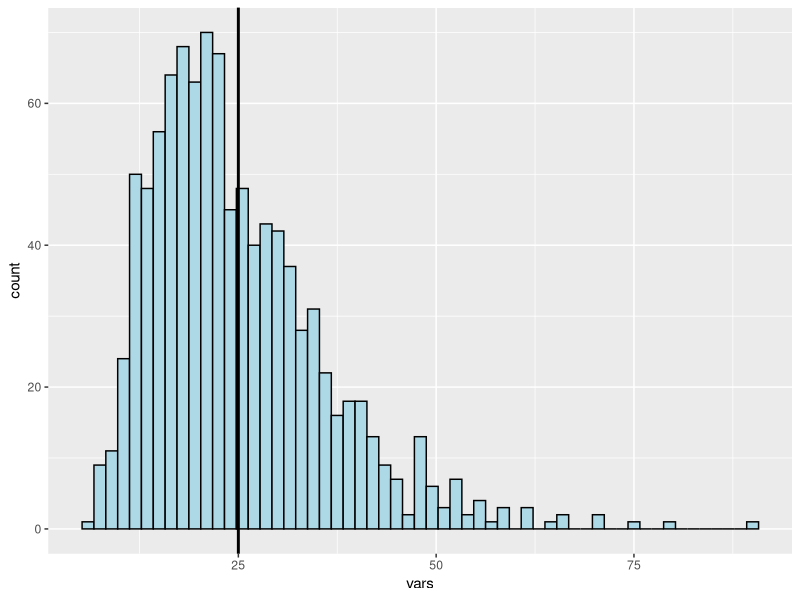

The R source for this figure:
library(ggplot2)
lambda = 0.2
nosim <- 1000
n <- 40
nums<-matrix(rexp(nosim * n,lambda),nosim)
dat <- data.frame(vars = apply(nums,1,var),means=apply(nums,1,mean))
t_mean<-1/lambda
t_var<-1/lambda^2
#PLOT MEAN
g <- ggplot(dat, aes(x = means)) + geom_histogram( binwidth=.2, colour = "black",fill = "lightblue") 
g <- g + geom_vline(xintercept = t_mean, size = 1)

#PLOT VAR
g <- ggplot(dat, aes(x = vars)) + geom_histogram(binwidth=1.5, colour = "black",fill = "lightblue") 
g <- g + geom_vline(xintercept = t_var, size = 1)


s_means<-rnorm(nosim, mean = t_mean, sd =  sd(dat$means))
s_vars<-rnorm(nosim, mean = t_var, sd =  sd(dat$vars))

#t_test
t.test(dat$means,s_means,paired=FALSE)
t_mean = 1.2062
t.test(dat$vars,s_vars,paired=FALSE)
t_var= -0.2278



#z_test
d_mean<-mean(dat$means)-mean(s_means)
s_mean<-sd(dat$means)-sd(s_means)
d_mean+c(-1,1)*qnorm(.05)*s_mean/sqrt(nosim)

d_var<-mean(dat$vars)-mean(s_vars)
s_var<-sd(dat$vars)-sd(s_vars)
d_var+c(-1,1)*qnorm(.05)*s_var/sqrt(nosim)
